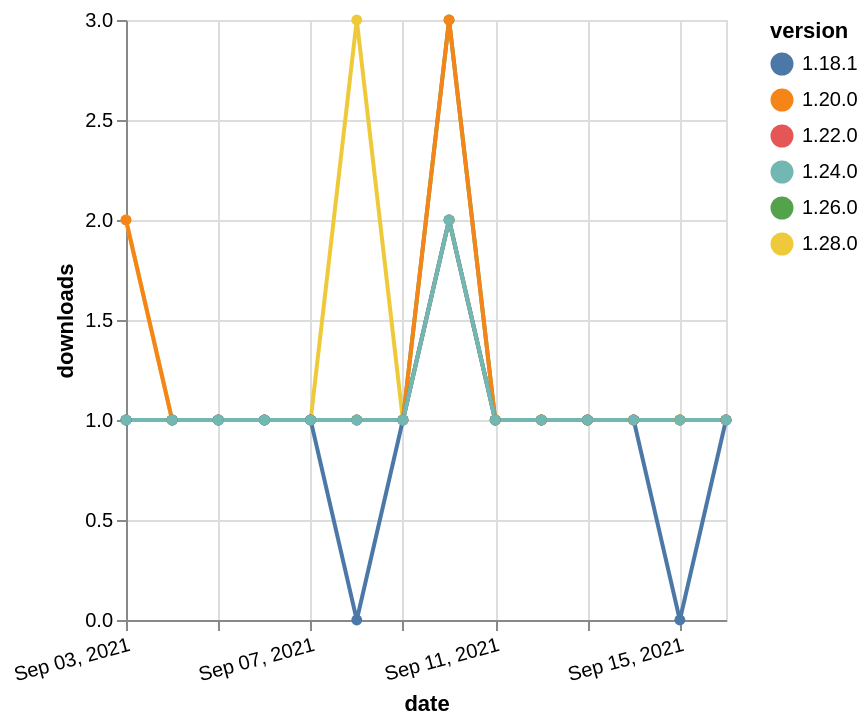

Vega-Lite specification for this chart:
### Vega-Lite specification from a JSON file in a GitHub repository (floating-point values rounded to 4 significant figures)
{"$schema": "https://vega.github.io/schema/vega-lite/v5.json", "description": "A simple bar chart with embedded data.", "data": {"values": [{"date": "2021-09-03", "total": 178, "delta": 1, "version": "1.22.0"}, {"date": "2021-09-04", "total": 179, "delta": 1, "version": "1.22.0"}, {"date": "2021-09-05", "total": 180, "delta": 1, "version": "1.22.0"}, {"date": "2021-09-06", "total": 181, "delta": 1, "version": "1.22.0"}, {"date": "2021-09-07", "total": 182, "delta": 1, "version": "1.22.0"}, {"date": "2021-09-08", "total": 183, "delta": 1, "version": "1.22.0"}, {"date": "2021-09-09", "total": 184, "delta": 1, "version": "1.22.0"}, {"date": "2021-09-10", "total": 186, "delta": 2, "version": "1.22.0"}, {"date": "2021-09-11", "total": 187, "delta": 1, "version": "1.22.0"}, {"date": "2021-09-12", "total": 188, "delta": 1, "version": "1.22.0"}, {"date": "2021-09-13", "total": 189, "delta": 1, "version": "1.22.0"}, {"date": "2021-09-14", "total": 190, "delta": 1, "version": "1.22.0"}, {"date": "2021-09-15", "total": 191, "delta": 1, "version": "1.22.0"}, {"date": "2021-09-16", "total": 192, "delta": 1, "version": "1.22.0"}, {"date": "2021-09-03", "total": 120, "delta": 2, "version": "1.28.0"}, {"date": "2021-09-04", "total": 121, "delta": 1, "version": "1.28.0"}, {"date": "2021-09-05", "total": 122, "delta": 1, "version": "1.28.0"}, {"date": "2021-09-06", "total": 123, "delta": 1, "version": "1.28.0"}, {"date": "2021-09-07", "total": 124, "delta": 1, "version": "1.28.0"}, {"date": "2021-09-08", "total": 127, "delta": 3, "version": "1.28.0"}, {"date": "2021-09-09", "total": 128, "delta": 1, "version": "1.28.0"}, {"date": "2021-09-10", "total": 130, "delta": 2, "version": "1.28.0"}, {"date": "2021-09-11", "total": 131, "delta": 1, "version": "1.28.0"}, {"date": "2021-09-12", "total": 132, "delta": 1, "version": "1.28.0"}, {"date": "2021-09-13", "total": 133, "delta": 1, "version": "1.28.0"}, {"date": "2021-09-14", "total": 134, "delta": 1, "version": "1.28.0"}, {"date": "2021-09-15", "total": 135, "delta": 1, "version": "1.28.0"}, {"date": "2021-09-16", "total": 136, "delta": 1, "version": "1.28.0"}, {"date": "2021-09-03", "total": 181, "delta": 1, "version": "1.26.0"}, {"date": "2021-09-04", "total": 182, "delta": 1, "version": "1.26.0"}, {"date": "2021-09-05", "total": 183, "delta": 1, "version": "1.26.0"}, {"date": "2021-09-06", "total": 184, "delta": 1, "version": "1.26.0"}, {"date": "2021-09-07", "total": 185, "delta": 1, "version": "1.26.0"}, {"date": "2021-09-08", "total": 186, "delta": 1, "version": "1.26.0"}, {"date": "2021-09-09", "total": 187, "delta": 1, "version": "1.26.0"}, {"date": "2021-09-10", "total": 190, "delta": 3, "version": "1.26.0"}, {"date": "2021-09-11", "total": 191, "delta": 1, "version": "1.26.0"}, {"date": "2021-09-12", "total": 192, "delta": 1, "version": "1.26.0"}, {"date": "2021-09-13", "total": 193, "delta": 1, "version": "1.26.0"}, {"date": "2021-09-14", "total": 194, "delta": 1, "version": "1.26.0"}, {"date": "2021-09-15", "total": 195, "delta": 1, "version": "1.26.0"}, {"date": "2021-09-16", "total": 196, "delta": 1, "version": "1.26.0"}, {"date": "2021-09-03", "total": 317, "delta": 2, "version": "1.20.0"}, {"date": "2021-09-04", "total": 318, "delta": 1, "version": "1.20.0"}, {"date": "2021-09-05", "total": 319, "delta": 1, "version": "1.20.0"}, {"date": "2021-09-06", "total": 320, "delta": 1, "version": "1.20.0"}, {"date": "2021-09-07", "total": 321, "delta": 1, "version": "1.20.0"}, {"date": "2021-09-08", "total": 322, "delta": 1, "version": "1.20.0"}, {"date": "2021-09-09", "total": 323, "delta": 1, "version": "1.20.0"}, {"date": "2021-09-10", "total": 326, "delta": 3, "version": "1.20.0"}, {"date": "2021-09-11", "total": 327, "delta": 1, "version": "1.20.0"}, {"date": "2021-09-12", "total": 328, "delta": 1, "version": "1.20.0"}, {"date": "2021-09-13", "total": 329, "delta": 1, "version": "1.20.0"}, {"date": "2021-09-14", "total": 330, "delta": 1, "version": "1.20.0"}, {"date": "2021-09-15", "total": 331, "delta": 1, "version": "1.20.0"}, {"date": "2021-09-16", "total": 332, "delta": 1, "version": "1.20.0"}, {"date": "2021-09-03", "total": 234, "delta": 1, "version": "1.18.1"}, {"date": "2021-09-04", "total": 235, "delta": 1, "version": "1.18.1"}, {"date": "2021-09-05", "total": 236, "delta": 1, "version": "1.18.1"}, {"date": "2021-09-06", "total": 237, "delta": 1, "version": "1.18.1"}, {"date": "2021-09-07", "total": 238, "delta": 1, "version": "1.18.1"}, {"date": "2021-09-08", "total": 238, "delta": 0, "version": "1.18.1"}, {"date": "2021-09-09", "total": 239, "delta": 1, "version": "1.18.1"}, {"date": "2021-09-10", "total": 241, "delta": 2, "version": "1.18.1"}, {"date": "2021-09-11", "total": 242, "delta": 1, "version": "1.18.1"}, {"date": "2021-09-12", "total": 243, "delta": 1, "version": "1.18.1"}, {"date": "2021-09-13", "total": 244, "delta": 1, "version": "1.18.1"}, {"date": "2021-09-14", "total": 245, "delta": 1, "version": "1.18.1"}, {"date": "2021-09-15", "total": 245, "delta": 0, "version": "1.18.1"}, {"date": "2021-09-16", "total": 246, "delta": 1, "version": "1.18.1"}, {"date": "2021-09-03", "total": 151, "delta": 1, "version": "1.24.0"}, {"date": "2021-09-04", "total": 152, "delta": 1, "version": "1.24.0"}, {"date": "2021-09-05", "total": 153, "delta": 1, "version": "1.24.0"}, {"date": "2021-09-06", "total": 154, "delta": 1, "version": "1.24.0"}, {"date": "2021-09-07", "total": 155, "delta": 1, "version": "1.24.0"}, {"date": "2021-09-08", "total": 156, "delta": 1, "version": "1.24.0"}, {"date": "2021-09-09", "total": 157, "delta": 1, "version": "1.24.0"}, {"date": "2021-09-10", "total": 159, "delta": 2, "version": "1.24.0"}, {"date": "2021-09-11", "total": 160, "delta": 1, "version": "1.24.0"}, {"date": "2021-09-12", "total": 161, "delta": 1, "version": "1.24.0"}, {"date": "2021-09-13", "total": 162, "delta": 1, "version": "1.24.0"}, {"date": "2021-09-14", "total": 163, "delta": 1, "version": "1.24.0"}, {"date": "2021-09-15", "total": 164, "delta": 1, "version": "1.24.0"}, {"date": "2021-09-16", "total": 165, "delta": 1, "version": "1.24.0"}]}, "width": "container", "mark": {"type": "line", "point": {"filled": true}}, "encoding": {"x": {"field": "date", "type": "temporal", "timeUnit": "yearmonthdate", "title": "date", "axis": {"labelAngle": -15}}, "y": {"field": "delta", "type": "quantitative", "title": "downloads"}, "color": {"field": "version", "type": "nominal"}, "tooltip": {"field": "delta"}}}
